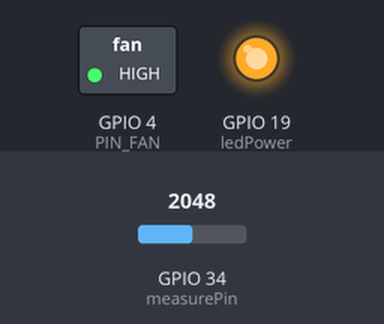
This sketch was run on a simulated ESP32. Shown: switched loads named in the sketch (green lamp = pin HIGH), output pins drawn as LEDs (lit = HIGH). The inputs (shaded band) are chosen by the test bench; at power-on: GPIO 34 (measurePin) = 2048. WiFi joins after 1.5 s; servers stay silent unless stated; uploads are accepted with an empty reply; what the sketch prints to the serial monitor is not drawn.

Above: at 2.7 s.
2.8 s: GPIO 34 (measurePin) set to 1228
At 5.2 s:
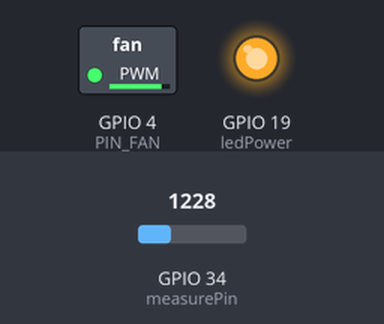
6.9 s: GPIO 34 (measurePin) set to 928
11.0 s: GPIO 34 (measurePin) set to 834
At 11.5 s:
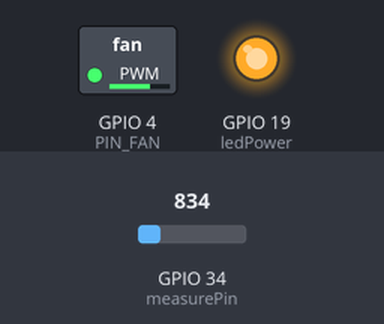
15.1 s: GPIO 34 (measurePin) set to 693
19.2 s: GPIO 34 (measurePin) set to 628
At 21.7 s:
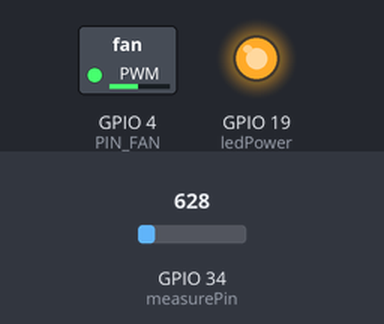
23.3 s: GPIO 34 (measurePin) set to 237
At 24.3 s:
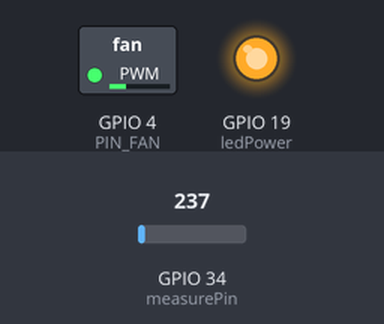
27.4 s: GPIO 34 (measurePin) set to 200
At 31.8 s:
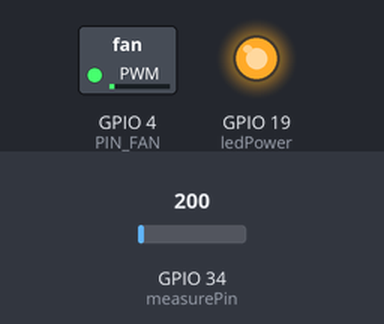
Timing chart, 0 to 32.8 s (numbered marks = the images above; inputs shaded):
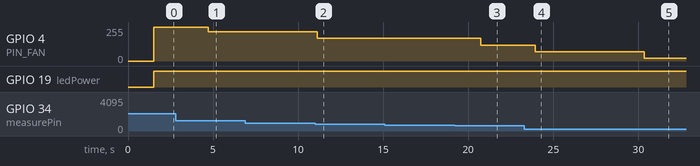

The sketch:

program_pm2_5_ionizer_R2.ino
```cpp
#include <WiFi.h>
#include <WiFiClientSecure.h>
#include <HTTPClient.h>
#include <Wire.h>

const char* ssid = "OPPO A15";
const char* password = "987654321";

const char* serverName = "http://192.168.43.10/pm25/save.php";  //ubah menjadi IP komputer yang sedang run xampp
String apiKeyValue = "tPmAT5Ab3j7F9";

#define measurePin 34  // Connect dust sensor analog out
#define ledPower 19    // Connect dust sensor LED driver
#define PIN_FAN 4      // PWM fan speed
int samplingTime = 280;
int deltaTime = 40;
int sleepTime = 9680;
float voMeasured, calcVoltage, dustDensity, fanSpeed;

void setup() {
  Serial.begin(115200);

  pinMode(ledPower, OUTPUT);
  pinMode(PIN_FAN, OUTPUT);
  analogWrite(PIN_FAN, 0);

  WiFi.begin(ssid, password);
  Serial.println("Connecting");
  while (WiFi.status() != WL_CONNECTED) {
    delay(500);
    Serial.print(".");
  }
  Serial.println("");
  Serial.print("Connected to WiFi network with IP Address: ");
  Serial.println(WiFi.localIP());
}

void loop() {
  digitalWrite(ledPower, LOW);  // Turn on the LED
  delayMicroseconds(samplingTime);
  voMeasured = analogRead(measurePin);  // Read dust value
  delayMicroseconds(deltaTime);
  digitalWrite(ledPower, HIGH);  // Turn off the LED

  calcVoltage = voMeasured * (3.3 / 4095.0);  // Map 0-3.3V to 0-4095 integer values and recover voltage
  dustDensity = 170 * calcVoltage - 0.1;

  Serial.print("Dust Density: ");
  Serial.print(dustDensity);
  Serial.print(" ug/m3");  // Output in ug/m3

  /* DATA TABEL STATUS KUALITAS AIR. REFERENSI https://www.aqi.in/air-quality-monitor/sensible-monitor
  0 - 30. Bagus. (ug/m3)
  31 - 60. Memuaskan. (ug/m3)
  61 - 90. Tercemar Sedang. (ug/m3)
  91 - 120. Buruk. (ug/m3)
  121 - 250. Sangat Buruk. (ug/m3)
  250+ Parah. (ug/m3)
  */

  String status = "";
  if (dustDensity >= 0.0 && dustDensity <= 30.0) {
    status = "Bagus";
    fanSpeed = 20;
  } else if (dustDensity > 30.0 && dustDensity <= 60.0) {
    status = "Cukup Bagus";
    fanSpeed = 70;
  } else if (dustDensity > 60.0 && dustDensity <= 90.0) {
    status = "Tercemar Sedang";
    fanSpeed = 120;
  } else if (dustDensity > 90.0 && dustDensity <= 120.0) {
    status = "Buruk";
    fanSpeed = 170;
  } else if (dustDensity > 120.0 && dustDensity <= 250.0) {
    status = "Sangat Buruk";
    fanSpeed = 220;
  } else if (dustDensity > 250.0) {
    status = "Sangat Parah";
    fanSpeed = 255;
  } else {
    status = "error";
    fanSpeed = 0;
  }

  analogWrite(PIN_FAN, fanSpeed);

  Serial.print(" - ");
  Serial.println(status);

  /* KIRIM DATA KE SERVER */
  if (WiFi.status() == WL_CONNECTED) {  //Check WiFi connection status
    WiFiClient client;
    HTTPClient http;
    http.begin(client, serverName);  // Your Domain name with URL path or IP address with path

    http.addHeader("Content-Type", "application/x-www-form-urlencoded");  // Specify content-type header

    /* Persiapan membuat HTTP POST request data */
    String httpRequestData = "api_key=" + apiKeyValue + "&sensor=" + dustDensity + "&fan=" + fanSpeed + "&status=" + status ;
    Serial.println(httpRequestData);

    //int z = random(0, 100);
    //String httpRequestData = "api_key=tPmAT5Ab3j7F9&sensor=" + String(z) + "&fan=off";
    //Serial.println(httpRequestData);

    int httpResponseCode = http.POST(httpRequestData);      // Send HTTP POST request

    if (httpResponseCode > 0) {
      Serial.print("HTTP Response code: ");
      Serial.println(httpResponseCode);
    } else {
      Serial.print("Error code: ");
      Serial.println(httpResponseCode);
    }
    http.end();

  } else {
    Serial.println("WiFi Disconnected");
  }

  delay(3000);
}
```

Measured:
- the behaviour switches between 877 and 876 on GPIO 34 (measurePin) (found by bisection; images 1 and 2)
- the behaviour switches between 658 and 657 on GPIO 34 (measurePin) (found by bisection; images 2 and 3)
- the behaviour switches between 220 and 219 on GPIO 34 (measurePin) (found by bisection; images 4 and 5)
- after the input at 2.8 s, GPIO 4 (PIN_FAN): 255/255 → 220/255 after 1.9 s
- after the input at 11.0 s, GPIO 4 (PIN_FAN): 220/255 → 170/255 after 0.12 s
- after the input at 19.2 s, GPIO 4 (PIN_FAN): 170/255 → 120/255 after 1.5 s
- after the input at 23.3 s, GPIO 4 (PIN_FAN): 120/255 → 70/255 after 0.64 s
- after the input at 27.4 s, GPIO 4 (PIN_FAN): 70/255 → 20/255 after 2.9 s
